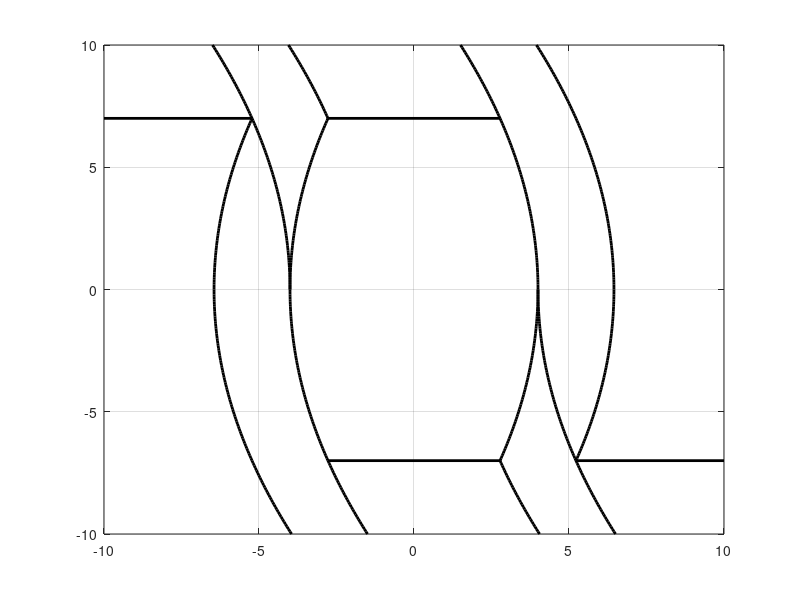

MATLAB code for this plot: (Note: this script raises an error after producing the figure.)
% 
% 
% u = 20; am = 5; vm = 5;
% a1 = -10:0.1:-am;
% a2 = -am:0.1:10;
% a3 = -10:0.1:am;
% a4 =  am:0.1:10;
% 
% pu =  1/(2*u)*a1.^2 + vm - 1/u*am^2;
% pd = -1/(2*u)*a2.^2 + vm;
% mu =  1/(2*u)*a3.^2 - vm;
% md = -1/(2*u)*a4.^2 - vm + 1/u*am^2;
% 
% for k=1:1000
% 
%     figure(1);clf
%     hold on
%     box on
%     grid on
%     plot(pu,a1,'linewidth',3)
%     plot(pd,a2,'linewidth',3)
%     plot(mu,a3,'linewidth',3)
%     plot(md,a4,'linewidth',3)
%     plot([-10 vm-1/2/u*am^2],[am am])
%     plot([-vm+1/2/u*am^2 10],[-am -am])
% 
%     init = 20*(rand(3,1)-0.5);
%     [sts,tsq,isq] = frontPart2(init,[0 0 0],[u am vm]);
% 
%     plot(sts{1}(2),sts{1}(3),'ok')
%     plot(sts{2}(2),sts{2}(3),'sqk')
%     plot(sts{3}(2),sts{3}(3),'*k')
%     
%     axis equal
%     axis([-10 10 -10 10])
%     keyboard
% end

%%
% u = 20; am = 5; vm = 5;
% a2 = -10:0.1:am;
% a1 =  am:0.1:10;
% a4 = -10:0.1:-am;
% a3 = -am:0.1:10;
% 
% pu =  1/(2*u)*a1.^2 + vm - 1/u*am^2;
% pd = -1/(2*u)*a2.^2 + vm;
% mu =  1/(2*u)*a3.^2 - vm;
% md = -1/(2*u)*a4.^2 - vm + 1/u*am^2;
% 
% for k=1:1000
% clc
%     figure(1);clf
%     hold on
%     box on
%     grid on
%     plot(pu,a1,'linewidth',3)
%     plot(pd,a2,'linewidth',3)
%     plot(mu,a3,'linewidth',3)
%     plot(md,a4,'linewidth',3)
%     plot(-[-10 vm-1/2/u*am^2],[am am],'linewidth',3)
%     plot(-[-vm+1/2/u*am^2 10],[-am -am],'linewidth',3)
% 
%     final = 20*(rand(3,1)-0.5);
%     [sts,tsq,isq] = backPart2([0 0 0],final,[u am vm]);
% 
% %     init = 20*(rand(3,1)-0.5);
% %     [sts,tsq,isq] = frontPart2(init,[0 0 0],[u am vm]);
% % 
%     plot(sts{1}(2),sts{1}(3),'ok')
%     plot(sts{2}(2),sts{2}(3),'sqk')
%     plot(sts{3}(2),sts{3}(3),'*k')
%     
%     axis equal
%     axis([-10 10 -10 10])
%     keyboard
% end

%%
u = 20; am = 7; vm = 4;
a1 = -10:0.1:-am;
a2 = -am:0.1:10;
a3 = -10:0.1:am;
a4 =  am:0.1:10;
a5 = -10:0.1:0;
a6 =  0:0.1:10;

pu =  1/(2*u)*a1.^2 + vm - 1/u*am^2;
pd = -1/(2*u)*a2.^2 + vm;
mu =  1/(2*u)*a3.^2 - vm;
md = -1/(2*u)*a4.^2 - vm + 1/u*am^2;

ppu =  1/(2*u)*a5.^2 + vm;
ppd = -1/(2*u)*a2.^2 + vm + 1/u*am^2;
mmu =  1/(2*u)*a3.^2 - vm - 1/u*am^2;
mmd = -1/(2*u)*a6.^2 - vm;


figure(1);clf;clc;
hold on
box on
grid on
plot(pu,a1,'k','linewidth',2)
plot(pd,a2,'k','linewidth',2)
plot(mu,a3,'k','linewidth',2)
plot(md,a4,'k','linewidth',2)
plot(ppu,a5,'k','linewidth',2)
plot(ppd,a2,'k','linewidth',2)
plot(mmu,a3,'k','linewidth',2)
plot(mmd,a6,'k','linewidth',2)

plot([-10 -vm-1/2/u*am^2],[am am],'k','linewidth',2)
plot([-vm+1/2/u*am^2 vm-1/2/u*am^2],[am am],'k','linewidth',2)

plot([vm+1/2/u*am^2 10],[-am -am],'k','linewidth',2)
plot([-vm+1/2/u*am^2 vm-1/2/u*am^2],[-am -am],'k','linewidth',2)

init = 20*(rand(3,1)-0.5);

[sts,tsq,isq] = frontPart3(init,[0 0 0],[u am vm]);
plot(sts{1}(2),sts{1}(3),'sqk')
plot(sts{2}(2),sts{2}(3),'dk')
plot(sts{3}(2),sts{3}(3),'xk')
plot(sts{4}(2),sts{4}(3),'*k')

%%
u = 20; am = 7; vm = 4;
a1 = -10:0.1:-am;
a2 = -am:0.1:10;
a3 = -10:0.1:am;
a4 =  am:0.1:10;
a5 = -10:0.1:0;
a6 =  0:0.1:10;

pu =  1/(2*u)*a4.^2 + vm - 1/u*am^2;
pd = -1/(2*u)*a3.^2 + vm;
mu =  1/(2*u)*a2.^2 - vm;
md = -1/(2*u)*a1.^2 - vm + 1/u*am^2;

ppu =  1/(2*u)*a6.^2 + vm;
ppd = -1/(2*u)*a3.^2 + vm + 1/u*am^2;
mmu =  1/(2*u)*a2.^2 - vm - 1/u*am^2;
mmd = -1/(2*u)*a5.^2 - vm;

figure(1);clf;clc;
hold on
box on
grid on
plot(pu,a4,'k','linewidth',2)
plot(pd,a3,'k','linewidth',2)
plot(mu,a2,'k','linewidth',2)
plot(md,a1,'k','linewidth',2)
plot(ppu,a6,'k','linewidth',2)
plot(ppd,a3,'k','linewidth',2)
plot(mmu,a2,'k','linewidth',2)
plot(mmd,a5,'k','linewidth',2)

plot(flip(-[-10 -vm-1/2/u*am^2]),[am am],'k','linewidth',2)
plot([-vm+1/2/u*am^2 vm-1/2/u*am^2],[am am],'k','linewidth',2)

plot(flip(-[vm+1/2/u*am^2 10]),[-am -am],'k','linewidth',2)
plot([-vm+1/2/u*am^2 vm-1/2/u*am^2],[-am -am],'k','linewidth',2)

for kk = 1:1000000
final = 20*(rand(3,1)-0.5); 
[sts,tsq,isq] = backPart3([0 0 0],final,[u am vm]);
aaa = sts{1};
% plot(sts{1}(2),sts{1}(3),'sqk')
% plot(sts{2}(2),sts{2}(3),'dk')
% plot(sts{3}(2),sts{3}(3),'xk')
% plot(sts{4}(2),sts{4}(3),'*k')
end
